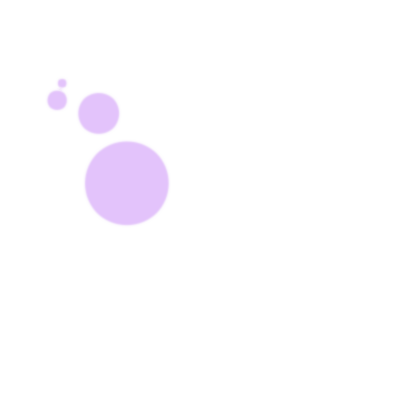
Frame 1 (no input)
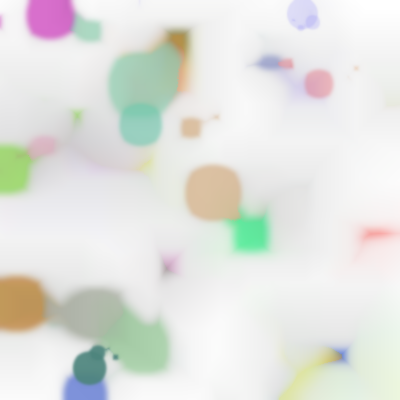
Frame 60 (the mouse pressed at the canvas centre just before this capture)
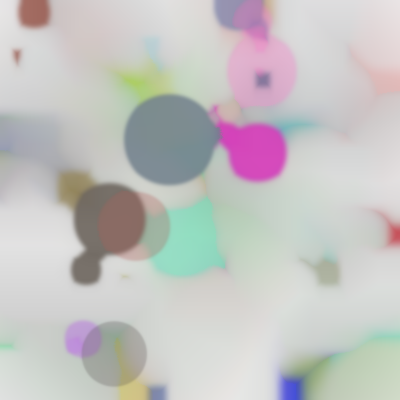
Frame 120 (the mouse held since frame 60 and released just before this capture)

The Processing sketch that drew these frames (run headless with seeded random() and noise(); from frame 60 on, the mouse is pressed at the canvas centre):

// Processing sketch: processing_9089
// ── processing_9089.pde

/**
 * Dripping
 */
 
void setup () {
  size(400, 400);
  background(255);
  noStroke();
}

void draw () {
  fill(55 + random(200), 55 + random(200), 55 + random(200), 55 + random(200));
  float rayon = random(100);
  float posx = random(400);
  float posy = random(400);
  for (int i = 0; i <= random(10); i++) {
    ellipse(posx, posy, rayon, rayon);
    posx = posx + (random(rayon * 2) - rayon);
    posy = posy + (random(rayon * 2) - rayon);
    rayon = rayon / 2;
  }
  filter(BLUR, 1);
  filter(DILATE);
}
